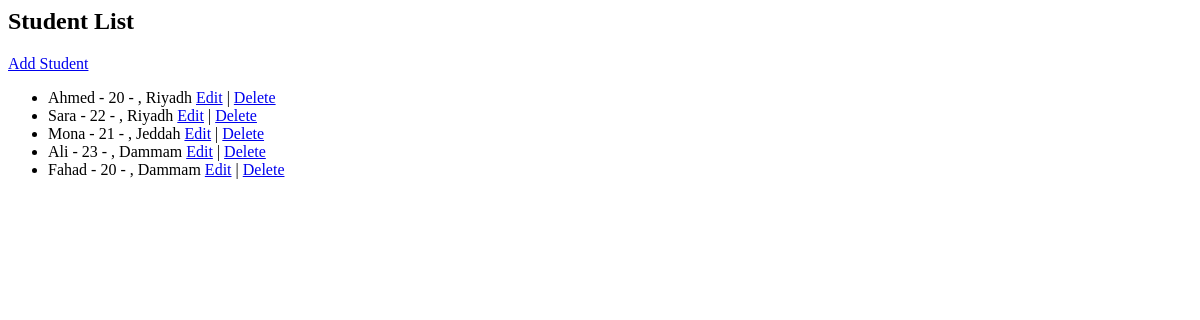
The page /books/students/ on the database as committed earlier.
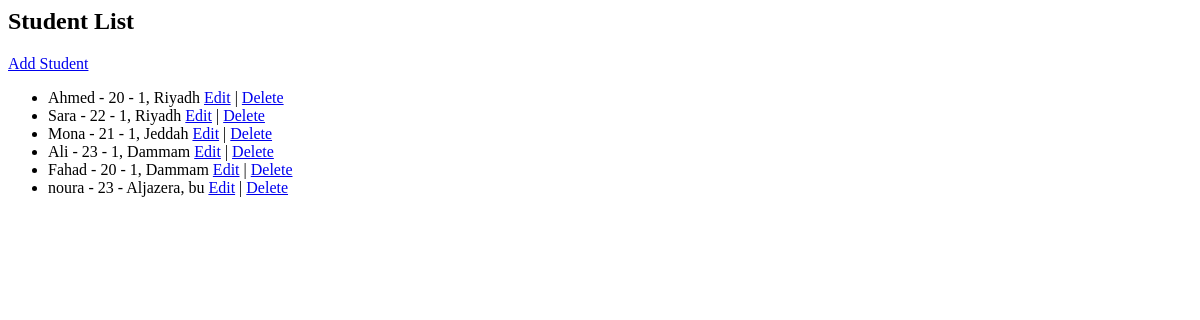
The same page on the database as committed later.
### apps/bookmodule/models.py (models this page shows, shortened)
class Student(models.Model):
    name = models.CharField(max_length=100)
    age = models.IntegerField()
    address = models.ForeignKey(Address, on_delete=models.CASCADE)

class Address(models.Model):
    city = models.CharField(max_length=255)

### apps/bookmodule/views.py (the view)
# urls.py: path('students/', views.student_list, name='student_list'),
def student_list(request):
    students = Student.objects.select_related('address').all()
    return render(request, 'bookmodule/student_list.html', {'students': students})

### apps/bookmodule/models.py (called while the page is built)
    def __str__(self):
        return f"{self.street}, {self.city}"

### apps/bookmodule/templates/bookmodule/student_list.html
<h2>Student List</h2>
<a href="{% url 'student_add' %}">Add Student</a>
<ul>
    {% for student in students %}
    <li>
      {{ student.name }} - {{ student.age }} - {{ student.address }}
      <a href="{% url 'student_update' student.id %}">Edit</a> |
      <a href="{% url 'student_delete' student.id %}">Delete</a>
    </li>
  {% endfor %}
</ul>

Rows that differ between the two databases and show on the page:
changed through a linked row, Student "Ahmed": address ", Riyadh" → "1, Riyadh"
changed through a linked row, Student "Sara": address ", Riyadh" → "1, Riyadh"
changed through a linked row, Student "Mona": address ", Jeddah" → "1, Jeddah"
changed through a linked row, Student "Ali": address ", Dammam" → "1, Dammam"
changed through a linked row, Student "Fahad": address ", Dammam" → "1, Dammam"
added Student: name "noura", age "23", address "Aljazera, bu"
